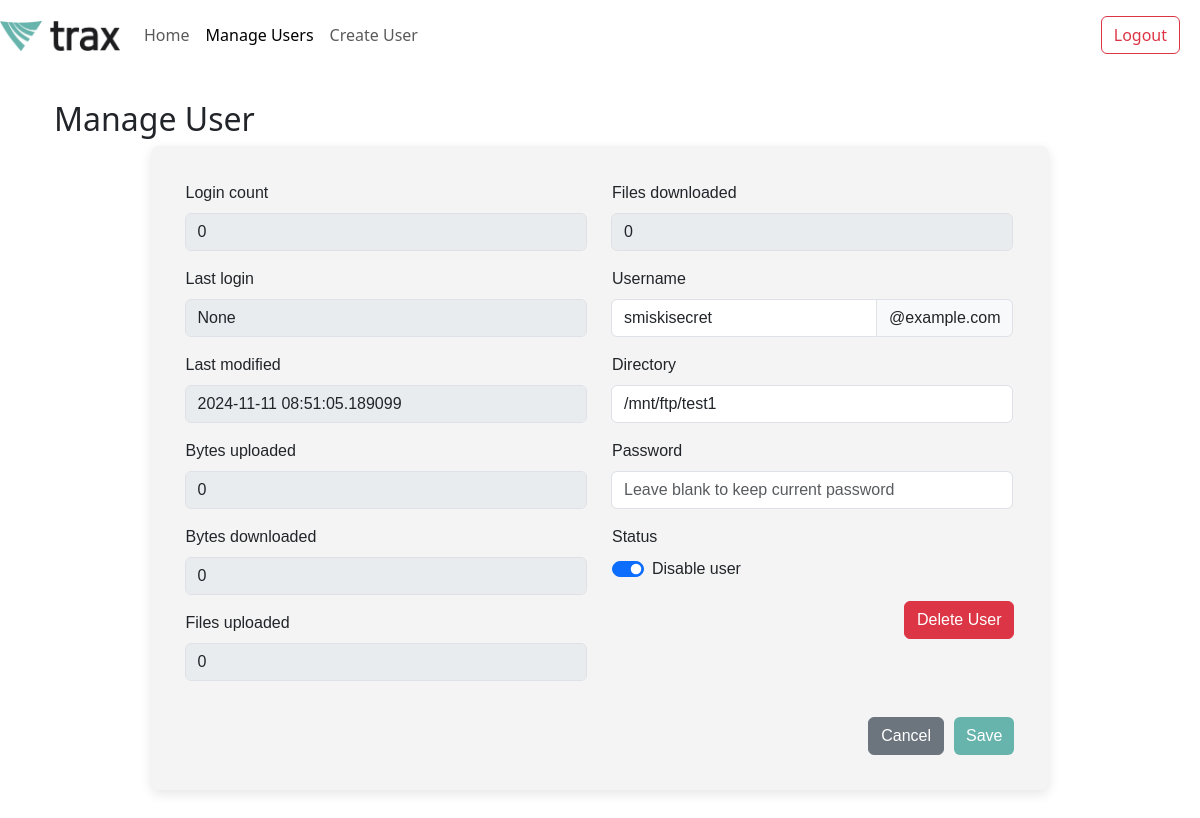
The app's page /manage_user/11 (signed in) with its own data.
### app.py (models this page shows, shortened)
class User(db.Model):
    id = db.Column(db.Integer, primary_key=True)
    username = db.Column(db.String(80), nullable=False, unique=True)
    password = db.Column(db.String(120), nullable=False)
    directory = db.Column(db.String(120), nullable=False)
    status = db.Column(db.String(10), nullable=False)
    login_count = db.Column(db.Integer, default=0)
    last_login = db.Column(db.DateTime, nullable=True)
    last_modified = db.Column(db.DateTime, default=datetime.utcnow, onupdate=datetime.utcnow)
    bytes_uploaded = db.Column(db.BigInteger, default=0)
    bytes_downloaded = db.Column(db.BigInteger, default=0)
    files_uploaded = db.Column(db.Integer, default=0)
    files_downloaded = db.Column(db.Integer, default=0)

### app.py (the view)
@app.route('/manage_user/<int:user_id>', methods=['GET'])
def manage_user(user_id):
    if not session.get("username"):
        return redirect("/login")
    user = User.query.get_or_404(user_id)
    return render_template('manage_user.html', user=user)

### templates/manage_user.html (shortened to what this page needs)
<!DOCTYPE html>
<html lang="en">
<head>
</head>
<body>
    {% extends "index.html" %}
    {% block content %}
    <div class="container">
        <h2>Manage User</h2>
        {% include 'manage_user_component.html' %}
    </div>
    {% endblock %}

### templates/manage_user_component.html (shortened to what this page needs)
<!DOCTYPE html>
<html lang="en">
<head>
</head>
<body data-show-modal="{{ show_modal if show_modal else '' }}">
        <div class="main-container">
            <div class="manage-user-container">
                <form action="{{ url_for('update_user') }}" method="POST">
                    <div class="row">
                        <div class="col-md-6">
                            <div class="input-group mb-3">
                                <label for="login_count" class="form-label">Login count</label>
                                <div class="input-group">
                                    <input type="text" class="form-control" id="login_count" name="login count" value="{{ user.login_count }}" disabled>
                                </div>
                            </div>
                            <div class="input-group mb-3">
                                <label for="last_login" class="form-label">Last login</label>
                                <div class="input-group">
                                    <input type="text" class="form-control" id="last_login" name="last login" value="{{ user.last_login }}" disabled>
                                </div>
                            </div>
                            <div class="input-group mb-3">
                                <label for="last_modified" class="form-label">Last modified</label>
                                <div class="input-group">
                                    <input type="text" class="form-control" id="last_modified" name="last modified" value="{{ user.last_modified }}" disabled>
                                </div>
                            </div>
                            <div class="input-group mb-3">
                                <label for="bytes_uploaded" class="form-label">Bytes uploaded</label>
                                <div class="input-group">
                                    <input type="text" class="form-control" id="bytes_uploaded" name="bytes uploaded" value="{{ user.bytes_uploaded }}" disabled>
                                </div>
                            </div>
                            <div class="input-group mb-3">
                                <label for="bytes_downloaded" class="form-label">Bytes downloaded</label>
                                <div class="input-group">
                                    <input type="text" class="form-control" id="bytes_downloaded" name="bytes downloaded" value="{{ user.bytes_downloaded }}" disabled>
                                </div>
                            </div>
                            <div class="input-group mb-3">
                                <label for="files_uploaded" class="form-label">Files uploaded</label>
                                <div class="input-group">
                                    <input type="text" class="form-control" id="files_uploaded" name="files uploaded" value="{{ user.files_uploaded }}" disabled>
                                </div>
                            </div>
                        </div>
                        <div class="col-md-6">
                            <div class="input-group mb-3">
                                <label for="files_downloaded" class="form-label">Files downloaded</label>
                                <div class="input-group">
                                    <input type="text" class="form-control" id="files_downloaded" name="files downloaded" value="{{ user.files_downloaded }}" disabled>
                                </div>
                            </div>
                            <div class="input-group mb-3">
                                <label for="username" class="form-label">Username</label>
                                <div class="input-group">
                                    <input type="text" class="form-control" id="username" name="username" value="{{ user.username }}" required>
                                    <span class="input-group-text" id="basic-addon2">@example.com</span>
                                </div>
                            </div>
                            <div class="input-group mb-3">
                                <label for="directory" class="form-label">Directory</label>
                                <div class="input-group">
                                    <input type="text" class="form-control" id="directory" name="directory" value="{{ user.directory }}" required>
                                </div>
                            </div>
                            <div class="input-group mb-3">
                                <label for="password" class="form-label">Password</label>
                                <div class="input-group">
                                    <input type="password" class="form-control" id="password" name="password" placeholder="Leave blank to keep current password">
                                </div>
                            </div>
                            <div class="mb-3">
                                <label class="form-label">Status</label>
                                <div class="form-check form-switch">
                                    <input class="form-check-input" type="checkbox" role="switch" id="status-switch" name="status_switch" value="Disabled"
                                        aria-checked="{% if user.status == 'Disabled' %}true{% else %}false{% endif %}"
                                        {% if user.status == 'Disabled' %}checked{% endif %}>
                                    <label class="form-check-label" for="status-switch">Disable user</label>
                                </div>
                            </div>
                            <div class="button-group">
                                <button type="button" class="btn btn-danger" id="deleteUserBtn">Delete User</button>
                            </div>
                        </div>
                    </div>
                    <div class="button-group">
                        <button type="button" class="btn btn-secondary" onclick='window.location.href="/home"'>Cancel</button>
                        <button type="submit" class="btn btn-primary">Save</button>
                    </div>
                </form>
            </div>
        </div>
</body>
</html>

### static/home.css (style rules this page uses)
.btn-primary { background-color: #67b4ac; border: none; }

### static/manage-user.css (style rules this page uses)
.main-container { display: flex; justify-content: center; height: auto; font-family: Arial, sans-serif; }
.manage-user-container { display: flex; grid-template-columns: 1fr 1fr; grid-template-rows: repeat(6, auto); gap: 20px; background-color: #f4f4f4; padding: 35px; border-radius: 8px; box-shadow: 0px 4px 12px rgba(0, 0, 0, 0.1); width: auto; }
.button-group { display: flex; justify-content: flex-end; gap: 10px; margin-top: 20px; }

### templates/modals.html (style rules this page uses)
button { background-color: #67b4ac; color: white; }

### records on screen
User: login_count "0", last_login "None", last_modified "2024-11-11 08:51:05.189099", bytes_uploaded "0", bytes_downloaded "0", files_uploaded "0", files_downloaded "0", username "smiskisecret", directory "/mnt/ftp/test1", status "☑"
